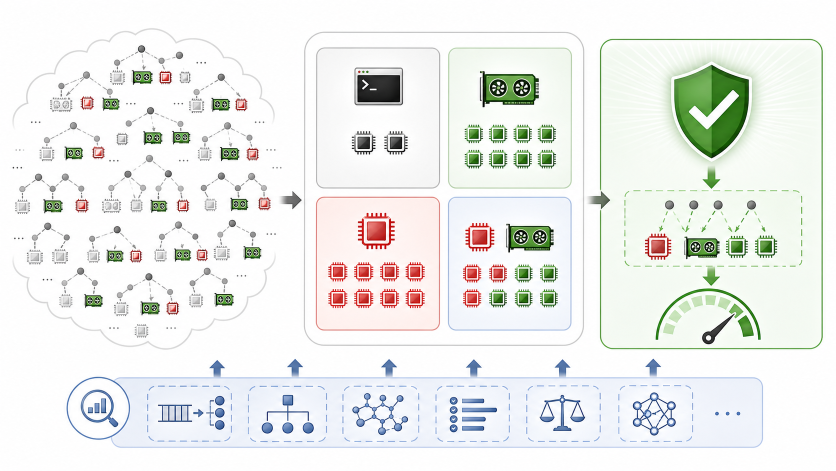
#> input picture md/figures/scheduleurm_core_api_base.png, 1672 x 941 px (shown at 1/2 size)
$ python make_scheduleurm_core_api_figure.py
#> lines starting #> are read from the running program, lines starting #| are printed output that depends on the picture
#!/usr/bin/env python3
"""Overlay stable publication labels on the API-generated Figure 1 artwork."""
from __future__ import annotations

from pathlib import Path

from PIL import Image, ImageDraw, ImageFont


ROOT = Path(__file__).resolve().parents[1]
FIG = ROOT / "md" / "figures"
BASE = FIG / "scheduleurm_core_api_base.png"
PNG_OUT = FIG / "scheduleurm_core_api_labeled.png"
PDF_OUT = FIG / "scheduleurm_core_api_labeled.pdf"

BLACK = (18, 24, 31, 255)
GREEN = (10, 117, 49, 255)
BLUE = (30, 79, 154, 255)
RED = (158, 32, 32, 255)
WHITE = (255, 255, 255, 238)
PALE_GREEN = (238, 250, 241, 232)
PALE_BLUE = (238, 245, 255, 232)


def font(size: int, bold: bool = False) -> ImageFont.FreeTypeFont:
    candidates = [
        "/usr/share/fonts/truetype/dejavu/DejaVuSans-Bold.ttf" if bold else "/usr/share/fonts/truetype/dejavu/DejaVuSans.ttf",
        "/usr/share/fonts/truetype/liberation2/LiberationSans-Bold.ttf" if bold else "/usr/share/fonts/truetype/liberation2/LiberationSans-Regular.ttf",
    ]
    for path in candidates:
        if Path(path).exists():
            return ImageFont.truetype(path, size)
    return ImageFont.load_default()


def rounded_label(
    draw: ImageDraw.ImageDraw,
    center: tuple[int, int],
    lines: list[str],
    *,
    size: int,
    fg: tuple[int, int, int, int] = BLACK,
    fill: tuple[int, int, int, int] = WHITE,
    outline: tuple[int, int, int, int] | None = None,
    bold: bool = True,
    pad_x: int = 18,
    pad_y: int = 10,
    radius: int = 14,
) -> None:
    f = font(size, bold=bold)
    line_gap = int(size * 0.24)
    widths = [draw.textbbox((0, 0), line, font=f)[2] for line in lines]
    heights = [draw.textbbox((0, 0), line, font=f)[3] - draw.textbbox((0, 0), line, font=f)[1] for line in lines]
    text_w = max(widths)
    text_h = sum(heights) + line_gap * (len(lines) - 1)
    x0 = int(center[0] - text_w / 2 - pad_x)
    y0 = int(center[1] - text_h / 2 - pad_y)
    x1 = int(center[0] + text_w / 2 + pad_x)
    y1 = int(center[1] + text_h / 2 + pad_y)
    draw.rounded_rectangle((x0, y0, x1, y1), radius=radius, fill=fill, outline=outline, width=2 if outline else 1)
    y = int(center[1] - text_h / 2)
    for line, h in zip(lines, heights):
        w = draw.textbbox((0, 0), line, font=f)[2]
        draw.text((center[0] - w / 2, y), line, font=f, fill=fg)
        y += h + line_gap


def main() -> None:
    if not BASE.exists():
        raise SystemExit(f"Missing base image: {BASE}")
    image = Image.open(BASE).convert("RGBA")
    overlay = Image.new("RGBA", image.size, (255, 255, 255, 0))
    draw = ImageDraw.Draw(overlay)
    w, _ = image.size
#> w = 1672

    rounded_label(draw, (285, 82), ["Full action space"], size=23, fg=BLACK, fill=WHITE, pad_x=16, pad_y=7)
    rounded_label(draw, (875, 74), ["Measured candidate set"], size=23, fg=BLACK, fill=WHITE, pad_x=16, pad_y=7)
    rounded_label(draw, (1428, 72), ["Robust certificate"], size=24, fg=GREEN, fill=PALE_GREEN, outline=GREEN, pad_x=16, pad_y=7)

    rounded_label(draw, (744, 116), ["q00", "light/control"], size=14, fg=BLACK, fill=(255, 255, 255, 218), bold=True, pad_x=8, pad_y=4, radius=10)
    rounded_label(draw, (1018, 116), ["q01", "GPU-heavy"], size=14, fg=GREEN, fill=(255, 255, 255, 218), bold=True, pad_x=8, pad_y=4, radius=10)
    rounded_label(draw, (744, 418), ["q10", "CPU-heavy"], size=15, fg=RED, fill=(255, 255, 255, 218), bold=True, pad_x=9, pad_y=5, radius=10)
    rounded_label(draw, (1018, 418), ["q11", "hybrid"], size=15, fg=BLACK, fill=(255, 255, 255, 218), bold=True, pad_x=9, pad_y=5, radius=10)

    rounded_label(
        draw,
        (1433, 382),
        ["queue-weighted", "lower-service score"],
        size=18,
        fg=BLACK,
        fill=WHITE,
        outline=GREEN,
        pad_x=16,
        pad_y=8,
    )
    rounded_label(
        draw,
        (1433, 650),
        ["positive slack", "pays all losses"],
        size=18,
        fg=GREEN,
        fill=PALE_GREEN,
        outline=GREEN,
        pad_x=16,
        pad_y=8,
    )

    rounded_label(
        draw,
        (865, 730),
        ["External schedulers enter only as diagnostic finite actions"],
        size=21,
        fg=BLUE,
        fill=PALE_BLUE,
        outline=BLUE,
        pad_x=18,
        pad_y=9,
    )

    labeled = Image.alpha_composite(image, overlay).convert("RGB")
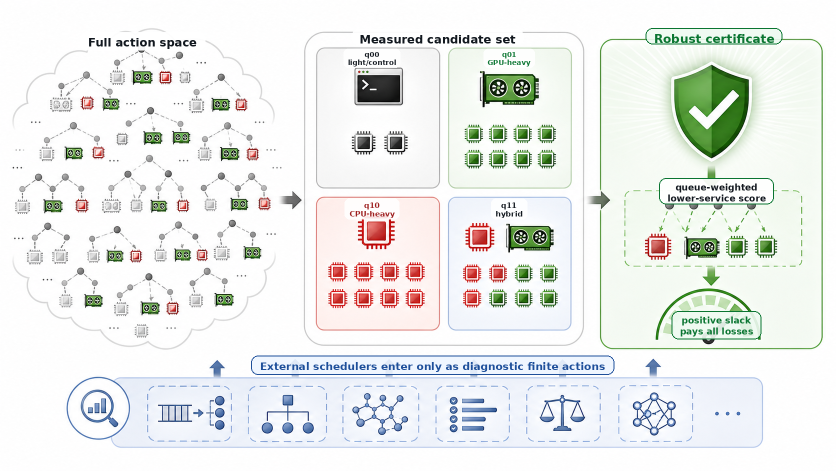
#> labeled: PIL image 1672x941 RGB (shown at 1/2 size); mean R, G, B 233.5, 236.1, 233.7
    labeled.save(PNG_OUT, quality=95)
    labeled.save(PDF_OUT, "PDF", resolution=300.0)


if __name__ == "__main__":
    main()

$ run again, with md/figures/scheduleurm_core_claude_gptimage2.png copied over md/figures/scheduleurm_core_api_base.png
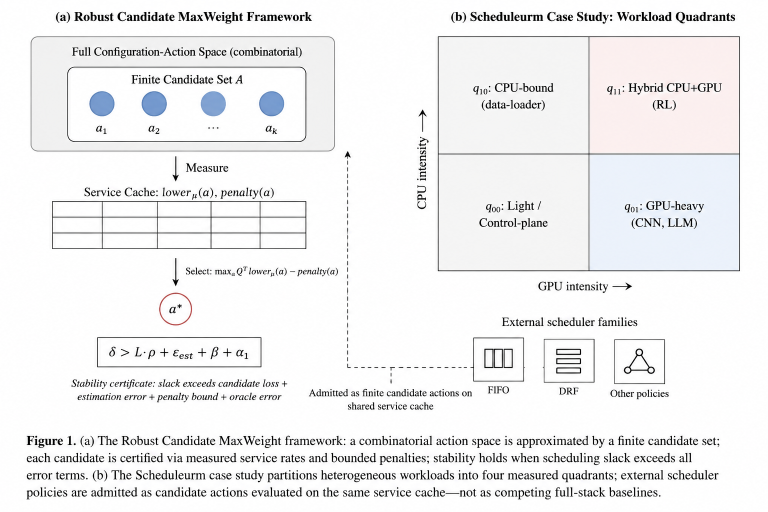
#> input picture md/figures/scheduleurm_core_claude_gptimage2.png, 1536 x 1024 px (shown at 1/2 size)
#> in main, `labeled = Image.alpha_composite(image, overlay).convert("RGB")`:
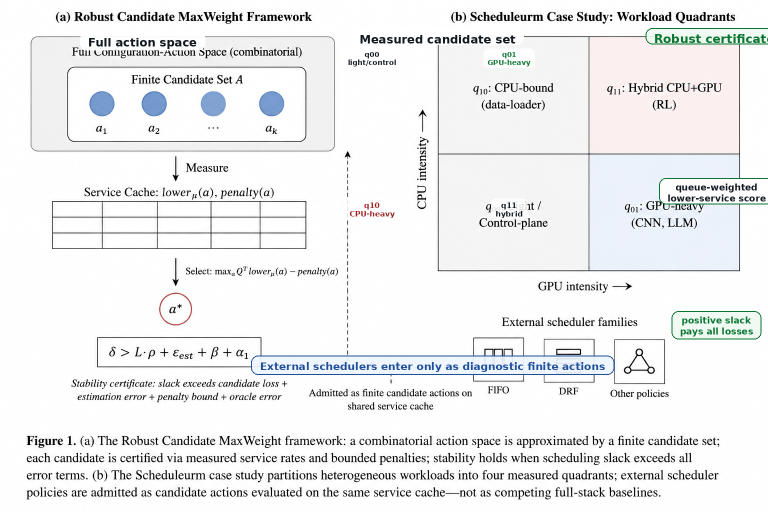
#> labeled: PIL image 1536x1024 RGB (shown at 1/2 size); mean R, G, B 236.9, 237.7, 238.5

$ run again, with md/figures/scheduleurm_core_codex_gptimage2.png copied over md/figures/scheduleurm_core_api_base.png
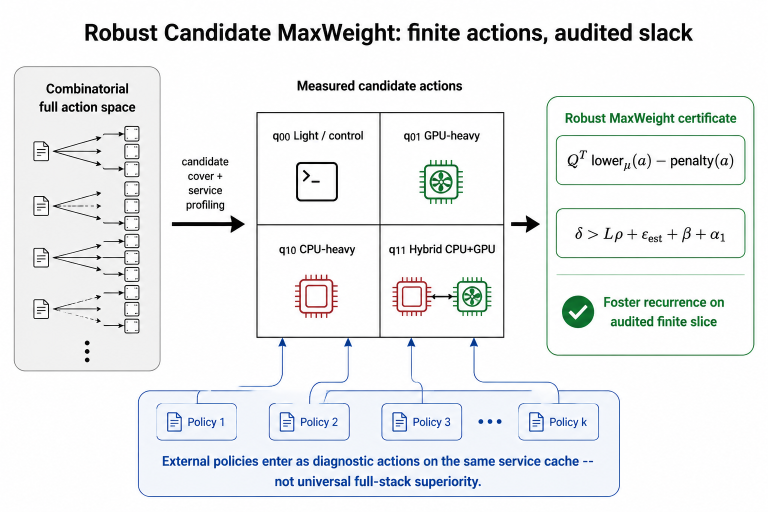
#> input picture md/figures/scheduleurm_core_codex_gptimage2.png, 1536 x 1024 px (shown at 1/2 size)
#> in main, `labeled = Image.alpha_composite(image, overlay).convert("RGB")`:
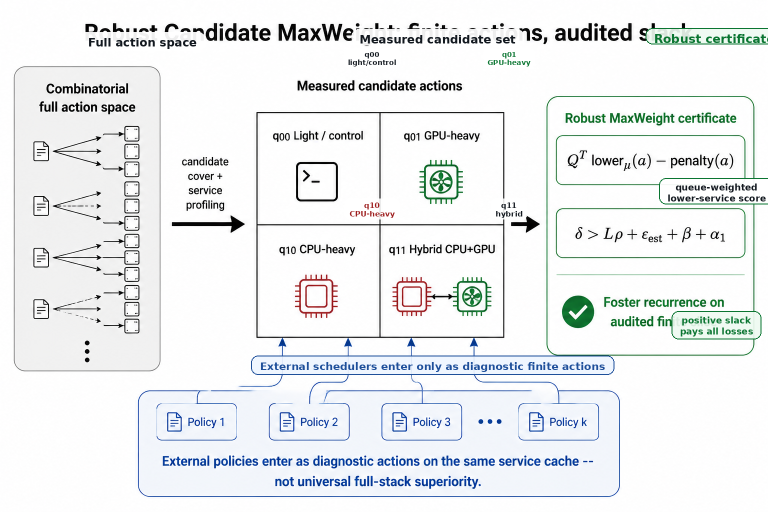
#> labeled: PIL image 1536x1024 RGB (shown at 1/2 size); mean R, G, B 234.5, 237.3, 238.5
